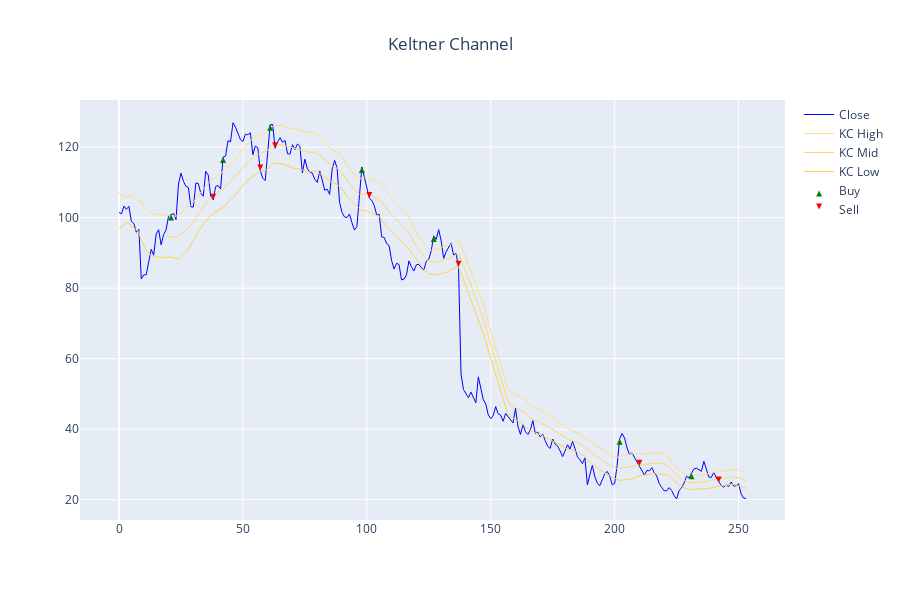

Notebook cell for this chart:
### Code cell
#  Perform analysis
investment = 1000
df = load_historic_data('PTON')
df.reset_index(inplace=True)
df = calculate_keltner_channels(df)
df = apply_strategy_rules(df)
entry_prices, exit_prices = execute_strategy(df)
profit_or_loss = calculate_strategy_profit(investment, entry_prices, exit_prices)
buy_hold_profit = calculate_buy_hold_profit(investment, df)
plot_graph(df, entry_prices, exit_prices)

### Figure 1 — Plotly figure (JSON) as saved in the notebook; plotly's stock layout.template omitted (floating-point values rounded to 4 significant figures; data arrays with more than 128 entries replaced by an {"elided": "..."} marker saying what was removed)
{"data": [{"line": {"color": "blue", "width": 1}, "name": "Close", "type": "scatter", "x": {"elided": "254 int values"}, "xaxis": "x", "y": {"elided": "254 float values"}, "yaxis": "y"}, {"line": {"color": "#ffdf80", "width": 1}, "name": "KC High", "type": "scatter", "x": {"elided": "254 int values"}, "xaxis": "x", "y": {"elided": "254 float values"}, "yaxis": "y"}, {"line": {"color": "#ffd866", "width": 1}, "name": "KC Mid", "type": "scatter", "x": {"elided": "254 int values"}, "xaxis": "x", "y": {"elided": "254 float values"}, "yaxis": "y"}, {"line": {"color": "#ffd24d", "width": 1}, "name": "KC Low", "type": "scatter", "x": {"elided": "254 int values"}, "xaxis": "x", "y": {"elided": "254 float values"}, "yaxis": "y"}, {"marker": {"color": "green", "symbol": "arrow-up"}, "mode": "markers", "name": "Buy", "type": "scatter", "x": {"elided": "254 int values"}, "y": {"elided": "254 float values"}}, {"marker": {"color": "red", "symbol": "arrow-down"}, "mode": "markers", "name": "Sell", "type": "scatter", "x": {"elided": "254 int values"}, "y": {"elided": "254 float values"}}], "layout": {"autosize": false, "height": 600, "title": {"text": "Keltner Channel", "x": 0.5}, "width": 900, "xaxis": {"anchor": "y", "domain": [0, 1]}, "yaxis": {"anchor": "x", "domain": [0, 1]}}}
